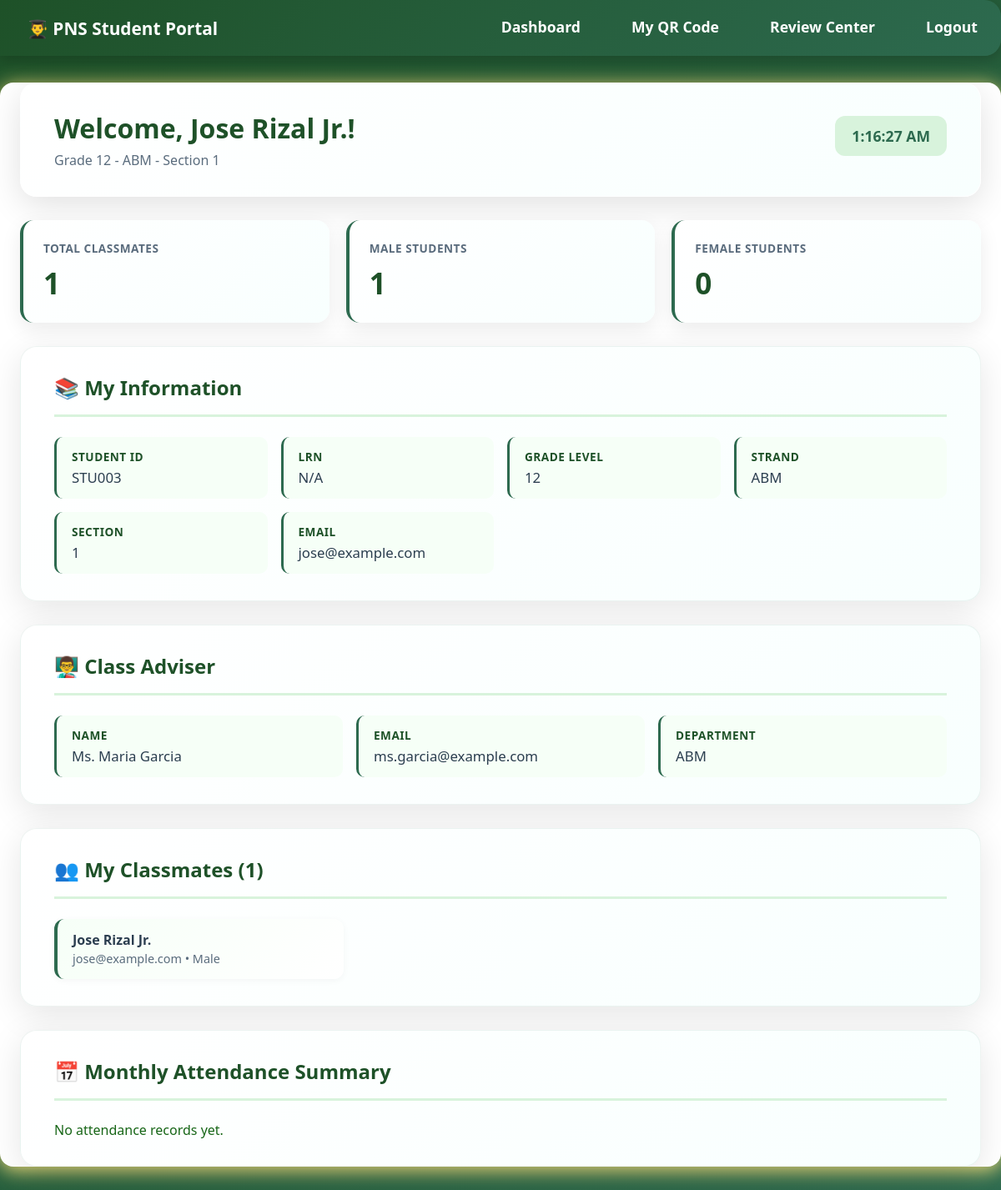
Screenshot of /student_dashboard.php (signed in) with the database file from the repository.
### tables this page shows
CREATE TABLE IF NOT EXISTS students (
    id INT AUTO_INCREMENT PRIMARY KEY,
    student_id VARCHAR(20) NOT NULL UNIQUE,
    full_name VARCHAR(100) NOT NULL,
    email VARCHAR(100) NOT NULL,
    password VARCHAR(255) NOT NULL,
    gender ENUM('Male','Female','Other'),
    grade_level VARCHAR(10),
    strand VARCHAR(50),
    section_block VARCHAR(20),
    created_at TIMESTAMP DEFAULT CURRENT_TIMESTAMP
);

CREATE TABLE IF NOT EXISTS teachers (
    id INT AUTO_INCREMENT PRIMARY KEY,
    full_name VARCHAR(100) NOT NULL,
    email VARCHAR(100) NOT NULL UNIQUE,
    password VARCHAR(255) NOT NULL,
    gender ENUM('Male','Female','Other'),
    grade_level VARCHAR(10),
    strand VARCHAR(50),
    section_block VARCHAR(20),
    faculty VARCHAR(50),
    created_at TIMESTAMP DEFAULT CURRENT_TIMESTAMP
);

### student_dashboard.php (the view, shortened to what this page needs)
<?php
$pdo = get_db();
$uid = $_SESSION['user_id'];
$stmt = $pdo->prepare('SELECT * FROM students WHERE id = :id');
$stmt->execute([':id' => $uid]);
$user = $stmt->fetch(PDO::FETCH_ASSOC);
$students = $pdo->prepare('SELECT * FROM students WHERE grade_level = :grade AND strand = :strand AND section_block = :block ORDER BY full_name ASC');
$students->execute([':grade'=>$user['grade_level'], ':strand'=>$user['strand'], ':block'=>$user['section_block']]);
$studentList = $students->fetchAll(PDO::FETCH_ASSOC);
$count = count($studentList);
$male = 0;
$female = 0;
foreach($studentList as $s) {
    if(strtolower($s['gender']) === 'male') $male++;
}
$adviser = $pdo->prepare('SELECT * FROM teachers WHERE grade_level = :grade AND strand = :strand AND section_block = :block LIMIT 1');
$adviser->execute([':grade'=>$user['grade_level'], ':strand'=>$user['strand'], ':block'=>$user['section_block']]);
$adviserRow = $adviser->fetch(PDO::FETCH_ASSOC);
?>
<!DOCTYPE html>
<html lang="en">
<head>
    <link rel="stylesheet" href="style.css">
</head>
<body>
    <div class="navbar">
        <div class="navbar-brand">👨‍🎓 PNS Student Portal</div>
        <div class="navbar-links">
            <a href="student_dashboard.php"> Dashboard</a>
            <a href="student_qr.php"> My QR Code</a>
            <a href="review_center.php"> Review Center</a>
            <a href="logout.php"> Logout</a>
        </div>
    </div>
    <div class="container">
        <div class="page-header">
            <div>
                <div class="welcome-text">Welcome, <?php echo htmlspecialchars($user['full_name']); ?>!</div>
                <div class="welcome-subtitle">Grade <?php echo htmlspecialchars($user['grade_level']); ?> - <?php echo htmlspecialchars($user['strand']); ?> - Section <?php echo htmlspecialchars($user['section_block']); ?></div>
            </div>
            <div id="clock" class="clock"></div>
        </div>
        <div class="stats-grid">
            <div class="stat-card">
                <div class="stat-label">Total Classmates</div>
                <div class="stat-value"><?php echo $count; ?></div>
            </div>
            <div class="stat-card">
                <div class="stat-label">Male Students</div>
                <div class="stat-value"><?php echo $male; ?></div>
            </div>
            <div class="stat-card">
                <div class="stat-label">Female Students</div>
                <div class="stat-value"><?php echo $female; ?></div>
            </div>
        </div>
        <div class="content-section">
            <h2>📚 My Information</h2>
            <div class="info-grid">
                <div class="info-item">
                    <strong>Student ID</strong>
                    <span><?php echo htmlspecialchars($user['student_id']); ?></span>
                </div>
                <div class="info-item">
                    <strong>LRN</strong>
                    <span><?php echo htmlspecialchars($user['lrn'] ?? 'N/A'); ?></span>
                </div>
                <div class="info-item">
                    <strong>Grade Level</strong>
                    <span><?php echo htmlspecialchars($user['grade_level']); ?></span>
                </div>
                <div class="info-item">
                    <strong>Strand</strong>
                    <span><?php echo htmlspecialchars($user['strand']); ?></span>
                </div>
                <div class="info-item">
                    <strong>Section</strong>
                    <span><?php echo htmlspecialchars($user['section_block']); ?></span>
                </div>
                <div class="info-item">
                    <strong>Email</strong>
                    <span><?php echo htmlspecialchars($user['email']); ?></span>
                </div>
            </div>
        </div>
        <div class="content-section">
            <h2>👨‍🏫 Class Adviser</h2>
            <?php if($adviserRow): ?>
                <div class="info-grid">
                    <div class="info-item">
                        <strong>Name</strong>
                        <span><?php echo htmlspecialchars($adviserRow['full_name']); ?></span>
                    </div>
                    <div class="info-item">
                        <strong>Email</strong>
                        <span><?php echo htmlspecialchars($adviserRow['email']); ?></span>
                    </div>
                    <?php if(isset($adviserRow['faculty'])): ?>
                    <div class="info-item">
                        <strong>Department</strong>
                        <span><?php echo htmlspecialchars($adviserRow['faculty']); ?></span>
                    </div>
                    <?php endif; ?>
                </div>
        <?php else: ?>
            <p style="color:#7f8c8d;padding:20px 0">No adviser assigned yet.</p>
        <?php endif; ?>
        </div>
        <div class="content-section">
            <h2>👥 My Classmates (<?php echo $count; ?>)</h2>
            <ul class="student-list">
                <?php foreach($studentList as $s): ?>
                    <li>
                        <strong><?php echo htmlspecialchars($s['full_name']); ?></strong><br>
                        <span style="color:#5a6c7d;font-size:0.9em"><?php echo htmlspecialchars($s['email']); ?> • <?php echo htmlspecialchars($s['gender']); ?></span>
                    </li>
                <?php endforeach; ?>
            </ul>
        </div>
        <div class="content-section">
            <h2>📅 Monthly Attendance Summary</h2>
        <?php
        $sid = $user['student_id'];
        $stmt = $pdo->prepare("SELECT
                    DATE_FORMAT(attendance_date, '%Y-%m') AS ym,
                    SUM(status='present') AS present_cnt,
                    SUM(status='absent') AS absent_cnt,
                    SUM(status='late') AS late_cnt,
                    SUM(status='excuse') AS excuse_cnt,
                    SUM(status='morning_half_day') AS morning_half_cnt,
                    SUM(status='afternoon_half_day') AS afternoon_half_cnt
                FROM attendance_records
                WHERE student_id = :sid
                GROUP BY ym
                ORDER BY ym DESC");
        $stmt->execute([':sid' => $sid]);
        $monthly = $stmt->fetchAll(PDO::FETCH_ASSOC);
        ?>
        <?php if (!$monthly): ?>
            <p style="margin:0;color:#176617">No attendance records yet.</p>
        <?php endif; ?>
        </div>
    </div>
</body>
</html>

### style.css (style rules this page uses)
body { background: #fffef6; font-family: 'Segoe UI', 'Arial', sans-serif; margin: 0; color: #8c6c00; }
.container, .main.container { background: #fff; border-radius: 16px; box-shadow: 0 4px 24px #ffe680; margin: 32px auto; padding: 32px 24px; max-width: 900px; }
.navbar, .sidebar { background: linear-gradient(90deg, #f0b400 80%, #ffe680 100%); color: #fff; font-weight: bold; border-radius: 0 20px 20px 0; box-shadow: 0 2px 8px #ffe680; }
.navbar a, .sidebar a { color: #fff; text-decoration: none; padding: 14px 24px; display: block; border-left: 5px solid transparent; transition: background 0.2s, border 0.2s; font-size: 1.1em; }
h1, h2, h3 { color: #f0b400; margin-top: 0; }
.clock { font-size: 1.1em; color: #d99e00; text-align: right; margin-bottom: 10px; }

### student_dashboard.php (style rules this page uses)
* { margin: 0; padding: 0; box-sizing: border-box; }
body { font-family: 'Segoe UI', -apple-system, BlinkMacSystemFont, Arial, sans-serif; background: linear-gradient(135deg, #1e5128 0%, #2d6a4f 100%); min-height: 100vh; color: #2c3e50; }
.navbar { background: linear-gradient(135deg, #1e5128 0%, #2d6a4f 100%); padding: 0; box-shadow: 0 4px 16px rgba(0,0,0,0.2); display: flex; align-items: center; justify-content: space-between; position: sticky; top: 0; z-index: 100; }
.navbar-brand { padding: 18px 32px; font-size: 1.3em; font-weight: 700; color: #fff; }
.navbar-links { display: flex; }
.navbar a { color: #fff; padding: 20px 28px; text-decoration: none; font-weight: 600; transition: all 0.3s; border-bottom: 3px solid transparent; display: flex; align-items: center; gap: 8px; }
.container { max-width: 1300px; margin: 32px auto; padding: 0 24px; }
.page-header { background: linear-gradient(135deg, #ffffff 0%, #f8fffe 100%); border-radius: 20px; padding: 32px 40px; margin-bottom: 28px; box-shadow: 0 10px 40px rgba(0,0,0,0.12); display: flex; justify-content: space-between; align-items: center; border: 1px solid rgba(255,255,255,0.8); }
.welcome-text { font-size: 2em; font-weight: 700; color: #1e5128; }
.welcome-subtitle { font-size: 1em; color: #5a6c7d; margin-top: 6px; }
.clock { font-size: 1.1em; color: #2d6a4f; font-weight: 600; background: #d8f3dc; padding: 12px 20px; border-radius: 12px; }
.stats-grid { display: grid; grid-template-columns: repeat(auto-fit, minmax(220px, 1fr)); gap: 20px; margin-bottom: 28px; }
.stat-card { background: linear-gradient(135deg, #ffffff 0%, #f8fffe 100%); border-radius: 16px; padding: 24px; box-shadow: 0 8px 24px rgba(0,0,0,0.08); border-left: 4px solid #2d6a4f; transition: all 0.3s; }
.stat-label { color: #5a6c7d; font-size: 0.85em; font-weight: 600; text-transform: uppercase; letter-spacing: 0.5px; margin-bottom: 8px; }
.stat-value { font-size: 2.2em; font-weight: 800; color: #1e5128; }
.content-section { background: linear-gradient(135deg, #ffffff 0%, #f8fffe 100%); border-radius: 20px; padding: 32px 40px; margin-bottom: 28px; box-shadow: 0 10px 40px rgba(0,0,0,0.1); border: 1px solid rgba(45,106,79,0.08); }
.content-section h2 { color: #1e5128; font-size: 1.5em; font-weight: 700; margin-bottom: 24px; padding-bottom: 16px; border-bottom: 3px solid #d8f3dc; display: flex; align-items: center; gap: 10px; }
.info-grid { display: grid; grid-template-columns: repeat(auto-fit, minmax(250px, 1fr)); gap: 16px; }
.info-item { padding: 14px 18px; background: #f6fff7; border-radius: 10px; border-left: 3px solid #2d6a4f; }
.info-item strong { color: #1e5128; display: block; margin-bottom: 4px; font-size: 0.85em; text-transform: uppercase; letter-spacing: 0.5px; }
.info-item span { color: #2c3e50; font-size: 1.05em; }
.student-list { list-style: none; display: grid; grid-template-columns: repeat(auto-fill, minmax(280px, 1fr)); gap: 14px; }
.student-list li { background: linear-gradient(135deg, #f6fff7 0%, #fff 100%); padding: 14px 18px; border-radius: 12px; border-left: 4px solid #2d6a4f; transition: all 0.3s; box-shadow: 0 2px 8px rgba(0,0,0,0.04); }

### rows the page displays
students: full_name "Jose Rizal Jr.", grade_level "12", strand "ABM", section_block "1", student "STU003", email "jose@example.com", gender "Male"
teachers: full_name "Ms. Maria Garcia", email "ms.garcia@example.com", faculty "ABM"

### other values shown
$count "1"
$male "1"
$female "0"
$user['lrn'] "N/A"
